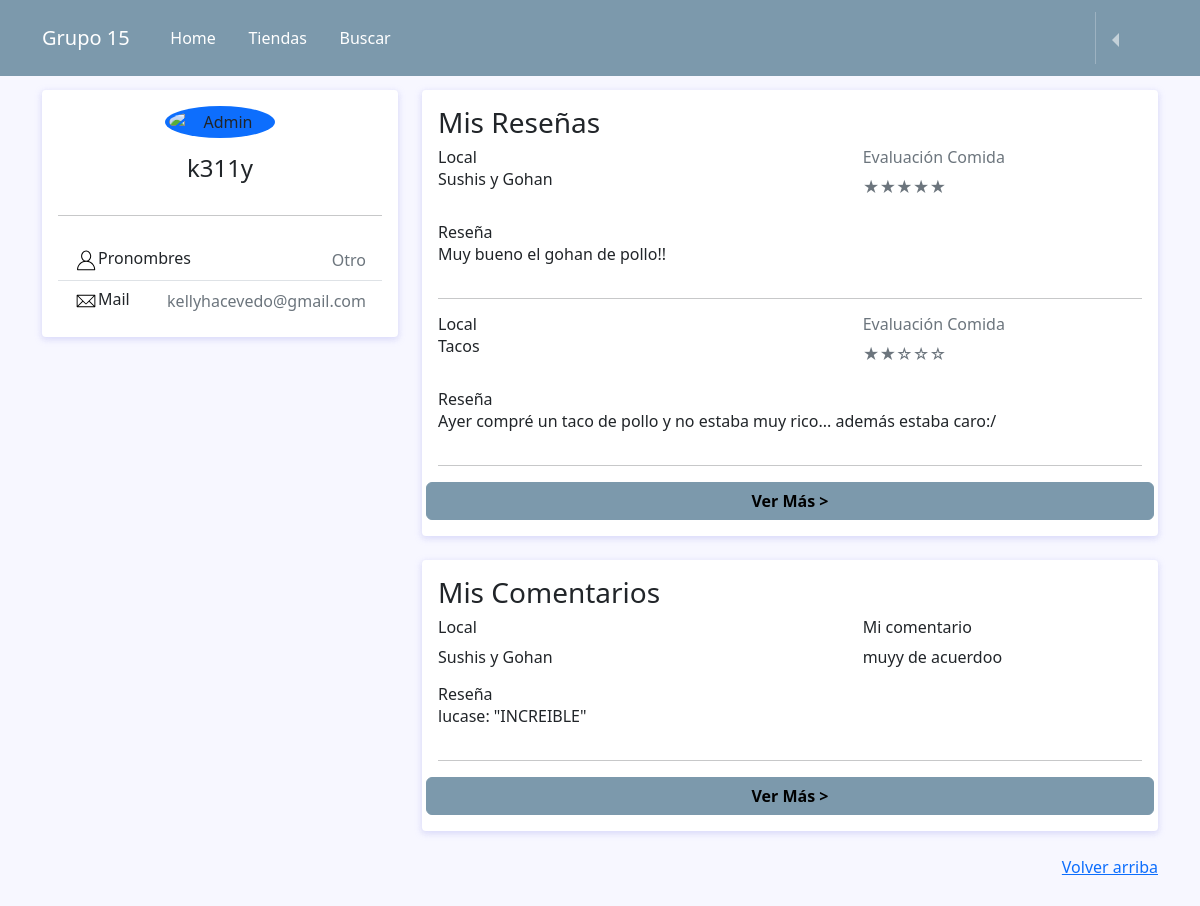
/profile/ (signed in), run on the app's committed database.
### reviews/models.py (models this page shows, shortened)
class User(AbstractUser):
  pronombres = [('La','La'),('El','El'), ('Le','Le'),('Otro','Otro')]
  pronombre = models.CharField(max_length=5,choices=pronombres)

class Evaluacion(models.Model):
    usuario = models.ForeignKey(User, on_delete=models.CASCADE)
    local_comida = models.ForeignKey(Puesto_de_comida, related_name='evaluaciones', on_delete=models.CASCADE)
    detalle = models.TextField(blank=True)
    calificacion_comida = models.IntegerField()
    calificacion_precio = models.IntegerField()
    calificacion_presentacion = models.IntegerField()
    fecha = models.DateTimeField(auto_now_add=True)
    usuario_dio_like = models.ManyToManyField(User, related_name='like_reviews', blank=True)
    usuario_dio_dislike = models.ManyToManyField(User, related_name='dislike_reviews', blank=True)

class Puesto_de_comida(models.Model):
    nombre = models.CharField(max_length=200)
    dueño = models.CharField(max_length=200, blank=True)
    FotoLocal = models.ImageField(upload_to='Fotos_locales/', null=True, blank=True)
    def __str__(self):
        return self.nombre

class Comentario(models.Model):
    evaluacion = models.ForeignKey(Evaluacion, related_name='calificaciones', on_delete=models.CASCADE)
    comentarista = models.ForeignKey(User, on_delete=models.CASCADE)
    comentario = models.TextField(blank=False)
    es_util = models.BooleanField(default=False)
    like_comentario = models.IntegerField(default=0)
    dislike_comentario = models.IntegerField(default=0)
    fechacomentario = models.DateTimeField(auto_now_add=True)

### reviews/views.py (the view)
# urls.py: path('profile/', perfil, name="profile"),
@login_required
def perfil(request):
    reviews_usuario = Evaluacion.objects.filter(usuario_id = request.user)
    comentarios_usuario = Comentario.objects.filter(comentarista = request.user)
    return render(request, "perfil.html", {"reviews_usuario" : reviews_usuario, "comentarios_usuario" : comentarios_usuario})

### templates/perfil.html (shortened to what this page needs)
{% extends 'base.html' %}
{% load static %}
{% block content %}
<head>
  <link rel="stylesheet">
  <link href="https://cdnjs.cloudflare.com/ajax/libs/font-awesome/5.11.2/css/all.min.css" rel="stylesheet">
  <link rel="stylesheet" href="{% static 'css/perfil.css' %}">
</head>
{% if request.user.is_authenticated %}
<div class="container">
  <div class="main-body">
    <div class="row">
      <div class="col-lg-4">
        <div class="card">
          <div class="card-body">
            <div class="d-flex flex-column align-items-center text-center">
              <img src="https://cdn-icons-png.flaticon.com/512/149/149071.png?w=740&t=st=1688231463~exp=1688232063~hmac=ebc33f7db0736a6bbfe91501a4693152d8b848fbe1c4ccbad5159473861be23a" alt="Admin" class="rounded-circle p-1 bg-primary" width="110">
              <div class="mt-3">
                <h4>{{request.user.username}}</h4>
              </div>
            </div>
            <hr class="my-4">
            <ul class="list-group list-group-flush">
              <li class="list-group-item d-flex justify-content-between align-items-center flex-wrap">
                <h6 class="mb-0">Pronombres</h6>
                <span class="text-secondary">{{request.user.pronombre}}</span>
              </li>
              <li class="list-group-item d-flex justify-content-between align-items-center flex-wrap">
                <h6 class="mb-0">Mail</h6>
                <span class="text-secondary">{{request.user.email}}</span>
              </li>
            </ul>
          </div>
        </div>
      </div>
      <div class="col-lg-8">
        <div class="card">
          <div class="card-body">
          <h3>Mis Reseñas</h3>
          {% for review in reviews_usuario|slice:":3" %}
            <div class="row mb-3">
              <div class="col-sm-7">
                <h6 class="mb-0">Local</h6>
                <p>{{review.local_comida}}</p>
              </div>
              <div class="col-sm-5 text-secondary">
                <h6>Evaluación Comida</h6>
                    {% if review.calificacion_comida == 2 %}
                      <span>★★☆☆☆</span>
                    {% endif %}
                    {% if review.calificacion_comida == 5 %}
                      <span>★★★★★</span>
                    {% endif %}
              </div>
            </div>
            <div class="row mb-7">
              <div class="col-sm-10">
                <h6 class="mb-0">Reseña</h6>
                <p>{{review.detalle}}</p>
              </div>
            </div>
            <hr>
          {% empty %}
          <h6>No has realizado reseñas</h6>
          {% endfor %}
            <div class="row">
              <button class="btn see-more" id="see-more" data-toggle="modal" data-target="#exampleModal">Ver Más ></button>
            </div>
          </div>
        </div>
        <div class="row">
          <div class="col-sm-12">
            <div class="card">
              <div class="card-body">
                <h3>Mis Comentarios</h3>
              {% for comentario in comentarios_usuario|slice:":3" %}
                <div class="row mb-3">
                  <div class="col-sm-7">
                    <h6 class="d-flex align-items-center">Local</h5>
                    <p>{{comentario.evaluacion.local_comida}}</p>
                  </div>
                  <div class="col-sm-5">
                    <h6>Mi comentario</h6>
                    <p>{{comentario.comentario}}</p>
                  </div>
                  <div class="row mb-7">
                    <div class="col-sm-7">
                      <h6 class="mb-0">Reseña</h6>
                      <p>{{comentario.evaluacion.usuario}}: "{{comentario.evaluacion.detalle}}"</p>
                    </div>
                  </div>
                </div>
                <hr>
              {% empty %}
              <h6>Aun no has realizado comentarios</h6>
              {% endfor %}
                <div class="row">
                  <button class="btn see-more" id="see-more" data-toggle="modal" data-target="#commentsModal">Ver Más ></button>
                </div>
              </div>
            </div>
          </div>
        </div>
      </div>
    </div>
  </div>
</div>
{%endif%}
{% endblock %}

### static/css/style.css (style rules this page uses)
body { background-color: #D3DEDC; padding-top: 70px; padding-bottom: 90px; }

### static/css/perfil.css (style rules this page uses)
body { background: #f7f7ff; margin-top:20px; }
.card { position: relative; display: flex; flex-direction: column; min-width: 0; word-wrap: break-word; background-color: #fff; background-clip: border-box; border: 0 solid transparent; border-radius: .25rem; margin-bottom: 1.5rem; box-shadow: 0 2px 6px 0 rgb(218 218 253 / 65%), 0 2px 6px 0 rgb(206 206 238 / 54%); }
.see-more { background-color: #7C99AC; color: black; font-weight: bold; border-color: #7C99AC; }

### data on the page
User: user.username "k311y", user.pronombre "Otro", user.email "kellyhacevedo@gmail.com"
Evaluacion: local_comida "Sushis y Gohan", detalle "Muy bueno el gohan de pollo!!"
Evaluacion: local_comida "Tacos", detalle "Ayer compré un taco de pollo y no estaba muy rico... además estaba caro:/"
Comentario: evaluacion.local_comida "Sushis y Gohan", comentario "muyy de acuerdoo", evaluacion.usuario "lucase", evaluacion.detalle "INCREIBLE"
